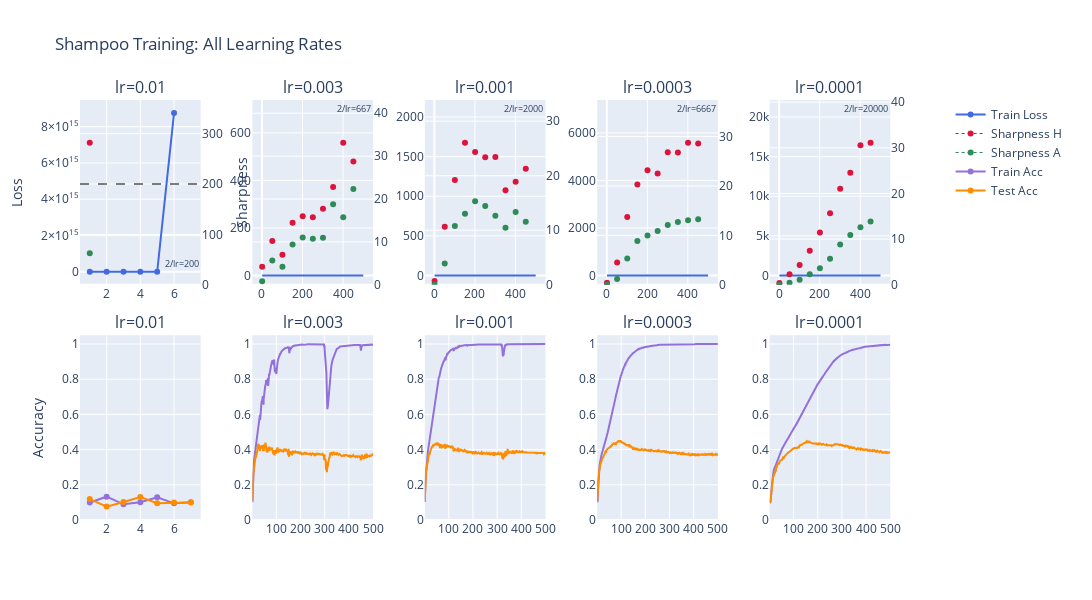

Source (notebook cell):
### Code cell
plot_all_training(md, out)

### Figure 1 — Plotly figure (JSON) as saved in the notebook; plotly's stock layout.template omitted (floating-point values rounded to 4 significant figures; data arrays with more than 128 entries replaced by an {"elided": "..."} marker saying what was removed)
{"data": [{"line": {"color": "royalblue", "width": 2}, "name": "Train Loss", "showlegend": true, "type": "scatter", "x": [1, 2, 3, 4, 5, 6, 7], "xaxis": "x", "y": [0.1033, 6.065, 1.618, 384.8, 390500.0, 8753000000000000.0, Infinity], "yaxis": "y"}, {"connectgaps": false, "line": {"color": "crimson", "dash": "dot", "width": 1}, "marker": {"color": "crimson", "size": 6}, "mode": "markers+lines", "name": "Sharpness H", "showlegend": true, "type": "scatter", "x": [1, 2, 3, 4, 5, 6, 7], "xaxis": "x", "y": [282.1, NaN, NaN, NaN, NaN, NaN, NaN], "yaxis": "y2"}, {"connectgaps": false, "line": {"color": "seagreen", "dash": "dot", "width": 1}, "marker": {"color": "seagreen", "size": 6}, "mode": "markers+lines", "name": "Sharpness A", "showlegend": true, "type": "scatter", "x": [1, 2, 3, 4, 5, 6, 7], "xaxis": "x", "y": [62.5, NaN, NaN, NaN, NaN, NaN, NaN], "yaxis": "y2"}, {"line": {"color": "mediumpurple", "width": 2}, "name": "Train Acc", "showlegend": true, "type": "scatter", "x": [1, 2, 3, 4, 5, 6, 7], "xaxis": "x6", "y": [0.0992, 0.1324, 0.089, 0.1008, 0.1296, 0.0948, 0.1006], "yaxis": "y11"}, {"line": {"color": "darkorange", "width": 2}, "name": "Test Acc", "showlegend": true, "type": "scatter", "x": [1, 2, 3, 4, 5, 6, 7], "xaxis": "x6", "y": [0.119, 0.076, 0.102, 0.131, 0.095, 0.099, 0.1], "yaxis": "y11"}, {"line": {"color": "royalblue", "width": 2}, "name": "Train Loss", "showlegend": false, "type": "scatter", "x": {"elided": "500 int values"}, "xaxis": "x2", "y": {"elided": "500 float values"}, "yaxis": "y3"}, {"connectgaps": false, "line": {"color": "crimson", "dash": "dot", "width": 1}, "marker": {"color": "crimson", "size": 6}, "mode": "markers+lines", "name": "Sharpness H", "showlegend": false, "type": "scatter", "x": {"elided": "500 int values"}, "xaxis": "x2", "y": {"elided": "500 float values"}, "yaxis": "y4"}, {"connectgaps": false, "line": {"color": "seagreen", "dash": "dot", "width": 1}, "marker": {"color": "seagreen", "size": 6}, "mode": "markers+lines", "name": "Sharpness A", "showlegend": false, "type": "scatter", "x": {"elided": "500 int values"}, "xaxis": "x2", "y": {"elided": "500 float values"}, "yaxis": "y4"}, {"line": {"color": "mediumpurple", "width": 2}, "name": "Train Acc", "showlegend": false, "type": "scatter", "x": {"elided": "500 int values"}, "xaxis": "x7", "y": {"elided": "500 float values"}, "yaxis": "y12"}, {"line": {"color": "darkorange", "width": 2}, "name": "Test Acc", "showlegend": false, "type": "scatter", "x": {"elided": "500 int values"}, "xaxis": "x7", "y": {"elided": "500 float values"}, "yaxis": "y12"}, {"line": {"color": "royalblue", "width": 2}, "name": "Train Loss", "showlegend": false, "type": "scatter", "x": {"elided": "500 int values"}, "xaxis": "x3", "y": {"elided": "500 float values"}, "yaxis": "y5"}, {"connectgaps": false, "line": {"color": "crimson", "dash": "dot", "width": 1}, "marker": {"color": "crimson", "size": 6}, "mode": "markers+lines", "name": "Sharpness H", "showlegend": false, "type": "scatter", "x": {"elided": "500 int values"}, "xaxis": "x3", "y": {"elided": "500 float values"}, "yaxis": "y6"}, {"connectgaps": false, "line": {"color": "seagreen", "dash": "dot", "width": 1}, "marker": {"color": "seagreen", "size": 6}, "mode": "markers+lines", "name": "Sharpness A", "showlegend": false, "type": "scatter", "x": {"elided": "500 int values"}, "xaxis": "x3", "y": {"elided": "500 float values"}, "yaxis": "y6"}, {"line": {"color": "mediumpurple", "width": 2}, "name": "Train Acc", "showlegend": false, "type": "scatter", "x": {"elided": "500 int values"}, "xaxis": "x8", "y": {"elided": "500 float values"}, "yaxis": "y13"}, {"line": {"color": "darkorange", "width": 2}, "name": "Test Acc", "showlegend": false, "type": "scatter", "x": {"elided": "500 int values"}, "xaxis": "x8", "y": {"elided": "500 float values"}, "yaxis": "y13"}, {"line": {"color": "royalblue", "width": 2}, "name": "Train Loss", "showlegend": false, "type": "scatter", "x": {"elided": "500 int values"}, "xaxis": "x4", "y": {"elided": "500 float values"}, "yaxis": "y7"}, {"connectgaps": false, "line": {"color": "crimson", "dash": "dot", "width": 1}, "marker": {"color": "crimson", "size": 6}, "mode": "markers+lines", "name": "Sharpness H", "showlegend": false, "type": "scatter", "x": {"elided": "500 int values"}, "xaxis": "x4", "y": {"elided": "500 float values"}, "yaxis": "y8"}, {"connectgaps": false, "line": {"color": "seagreen", "dash": "dot", "width": 1}, "marker": {"color": "seagreen", "size": 6}, "mode": "markers+lines", "name": "Sharpness A", "showlegend": false, "type": "scatter", "x": {"elided": "500 int values"}, "xaxis": "x4", "y": {"elided": "500 float values"}, "yaxis": "y8"}, {"line": {"color": "mediumpurple", "width": 2}, "name": "Train Acc", "showlegend": false, "type": "scatter", "x": {"elided": "500 int values"}, "xaxis": "x9", "y": {"elided": "500 float values"}, "yaxis": "y14"}, {"line": {"color": "darkorange", "width": 2}, "name": "Test Acc", "showlegend": false, "type": "scatter", "x": {"elided": "500 int values"}, "xaxis": "x9", "y": {"elided": "500 float values"}, "yaxis": "y14"}, {"line": {"color": "royalblue", "width": 2}, "name": "Train Loss", "showlegend": false, "type": "scatter", "x": {"elided": "500 int values"}, "xaxis": "x5", "y": {"elided": "500 float values"}, "yaxis": "y9"}, {"connectgaps": false, "line": {"color": "crimson", "dash": "dot", "width": 1}, "marker": {"color": "crimson", "size": 6}, "mode": "markers+lines", "name": "Sharpness H", "showlegend": false, "type": "scatter", "x": {"elided": "500 int values"}, "xaxis": "x5", "y": {"elided": "500 float values"}, "yaxis": "y10"}, {"connectgaps": false, "line": {"color": "seagreen", "dash": "dot", "width": 1}, "marker": {"color": "seagreen", "size": 6}, "mode": "markers+lines", "name": "Sharpness A", "showlegend": false, "type": "scatter", "x": {"elided": "500 int values"}, "xaxis": "x5", "y": {"elided": "500 float values"}, "yaxis": "y10"}, {"line": {"color": "mediumpurple", "width": 2}, "name": "Train Acc", "showlegend": false, "type": "scatter", "x": {"elided": "500 int values"}, "xaxis": "x10", "y": {"elided": "500 float values"}, "yaxis": "y15"}, {"line": {"color": "darkorange", "width": 2}, "name": "Test Acc", "showlegend": false, "type": "scatter", "x": {"elided": "500 int values"}, "xaxis": "x10", "y": {"elided": "500 float values"}, "yaxis": "y15"}], "layout": {"annotations": [{"font": {"size": 16}, "showarrow": false, "text": "lr=0.01", "x": 0.07, "xanchor": "center", "xref": "paper", "y": 1, "yanchor": "bottom", "yref": "paper"}, {"font": {"size": 16}, "showarrow": false, "text": "lr=0.003", "x": 0.27, "xanchor": "center", "xref": "paper", "y": 1, "yanchor": "bottom", "yref": "paper"}, {"font": {"size": 16}, "showarrow": false, "text": "lr=0.001", "x": 0.47, "xanchor": "center", "xref": "paper", "y": 1, "yanchor": "bottom", "yref": "paper"}, {"font": {"size": 16}, "showarrow": false, "text": "lr=0.0003", "x": 0.67, "xanchor": "center", "xref": "paper", "y": 1, "yanchor": "bottom", "yref": "paper"}, {"font": {"size": 16}, "showarrow": false, "text": "lr=0.0001", "x": 0.87, "xanchor": "center", "xref": "paper", "y": 1, "yanchor": "bottom", "yref": "paper"}, {"font": {"size": 16}, "showarrow": false, "text": "lr=0.01", "x": 0.07, "xanchor": "center", "xref": "paper", "y": 0.44, "yanchor": "bottom", "yref": "paper"}, {"font": {"size": 16}, "showarrow": false, "text": "lr=0.003", "x": 0.27, "xanchor": "center", "xref": "paper", "y": 0.44, "yanchor": "bottom", "yref": "paper"}, {"font": {"size": 16}, "showarrow": false, "text": "lr=0.001", "x": 0.47, "xanchor": "center", "xref": "paper", "y": 0.44, "yanchor": "bottom", "yref": "paper"}, {"font": {"size": 16}, "showarrow": false, "text": "lr=0.0003", "x": 0.67, "xanchor": "center", "xref": "paper", "y": 0.44, "yanchor": "bottom", "yref": "paper"}, {"font": {"size": 16}, "showarrow": false, "text": "lr=0.0001", "x": 0.87, "xanchor": "center", "xref": "paper", "y": 0.44, "yanchor": "bottom", "yref": "paper"}, {"font": {"size": 9}, "showarrow": false, "text": "2/lr=200", "x": 1, "xanchor": "right", "xref": "x domain", "y": 200, "yanchor": "bottom", "yref": "y"}, {"font": {"size": 9}, "showarrow": false, "text": "2/lr=667", "x": 1, "xanchor": "right", "xref": "x2 domain", "y": 666.7, "yanchor": "bottom", "yref": "y3"}, {"font": {"size": 9}, "showarrow": false, "text": "2/lr=2000", "x": 1, "xanchor": "right", "xref": "x3 domain", "y": 2000, "yanchor": "bottom", "yref": "y5"}, {"font": {"size": 9}, "showarrow": false, "text": "2/lr=6667", "x": 1, "xanchor": "right", "xref": "x4 domain", "y": 6667.0, "yanchor": "bottom", "yref": "y7"}, {"font": {"size": 9}, "showarrow": false, "text": "2/lr=20000", "x": 1, "xanchor": "right", "xref": "x5 domain", "y": 20000, "yanchor": "bottom", "yref": "y9"}], "height": 600, "legend": {"x": 1.01, "y": 1}, "margin": {"r": 150}, "shapes": [{"line": {"color": "black", "dash": "dash", "width": 1}, "type": "line", "x0": 0, "x1": 1, "xref": "x domain", "y0": 200, "y1": 200, "yref": "y2"}, {"line": {"color": "black", "dash": "dash", "width": 1}, "type": "line", "x0": 0, "x1": 1, "xref": "x2 domain", "y0": 666.7, "y1": 666.7, "yref": "y4"}, {"line": {"color": "black", "dash": "dash", "width": 1}, "type": "line", "x0": 0, "x1": 1, "xref": "x3 domain", "y0": 2000, "y1": 2000, "yref": "y6"}, {"line": {"color": "black", "dash": "dash", "width": 1}, "type": "line", "x0": 0, "x1": 1, "xref": "x4 domain", "y0": 6667.0, "y1": 6667.0, "yref": "y8"}, {"line": {"color": "black", "dash": "dash", "width": 1}, "type": "line", "x0": 0, "x1": 1, "xref": "x5 domain", "y0": 20000, "y1": 20000, "yref": "y10"}], "title": {"text": "Shampoo Training: All Learning Rates"}, "width": 1500, "xaxis": {"anchor": "y", "autorange": true, "domain": [0, 0.14], "range": [0.5026, 7.497], "type": "linear"}, "xaxis10": {"anchor": "y15", "autorange": true, "domain": [0.8, 0.94], "range": [1, 500], "type": "linear"}, "xaxis2": {"anchor": "y3", "autorange": true, "domain": [0.2, 0.34], "range": [-40.37, 541.4], "type": "linear"}, "xaxis3": {"anchor": "y5", "autorange": true, "domain": [0.4, 0.54], "range": [-40.37, 541.4], "type": "linear"}, "xaxis4": {"anchor": "y7", "autorange": true, "domain": [0.6, 0.74], "range": [-40.37, 541.4], "type": "linear"}, "xaxis5": {"anchor": "y9", "autorange": true, "domain": [0.8, 0.94], "range": [-40.37, 541.4], "type": "linear"}, "xaxis6": {"anchor": "y11", "autorange": true, "domain": [0, 0.14], "range": [0.5026, 7.497], "type": "linear"}, "xaxis7": {"anchor": "y12", "autorange": true, "domain": [0.2, 0.34], "range": [1, 500], "type": "linear"}, "xaxis8": {"anchor": "y13", "autorange": true, "domain": [0.4, 0.54], "range": [1, 500], "type": "linear"}, "xaxis9": {"anchor": "y14", "autorange": true, "domain": [0.6, 0.74], "range": [1, 500], "type": "linear"}, "yaxis": {"anchor": "x", "autorange": true, "domain": [0.56, 1], "range": [-715900000000000.0, 9468806033300584], "title": {"text": "Loss"}, "type": "linear"}, "yaxis10": {"anchor": "x5", "overlaying": "y9", "range": [0, 40.48], "side": "right", "type": "linear"}, "yaxis11": {"anchor": "x6", "domain": [0, 0.44], "range": [0, 1.05], "title": {"text": "Accuracy"}, "type": "linear"}, "yaxis12": {"anchor": "x7", "domain": [0, 0.44], "range": [0, 1.05], "type": "linear"}, "yaxis13": {"anchor": "x8", "domain": [0, 0.44], "range": [0, 1.05], "type": "linear"}, "yaxis14": {"anchor": "x9", "domain": [0, 0.44], "range": [0, 1.05], "type": "linear"}, "yaxis15": {"anchor": "x10", "domain": [0, 0.44], "range": [0, 1.05], "type": "linear"}, "yaxis2": {"anchor": "x", "overlaying": "y", "range": [0, 366.7], "side": "right", "title": {"text": "Sharpness"}, "type": "linear"}, "yaxis3": {"anchor": "x2", "autorange": true, "domain": [0.56, 1], "range": [-38.36, 728.9], "type": "linear"}, "yaxis4": {"anchor": "x2", "overlaying": "y3", "range": [0, 43.08], "side": "right", "type": "linear"}, "yaxis5": {"anchor": "x3", "autorange": true, "domain": [0.56, 1], "range": [-115.1, 2187.0], "type": "linear"}, "yaxis6": {"anchor": "x3", "overlaying": "y5", "range": [0, 33.88], "side": "right", "type": "linear"}, "yaxis7": {"anchor": "x4", "autorange": true, "domain": [0.56, 1], "range": [-383.7, 7289.0], "type": "linear"}, "yaxis8": {"anchor": "x4", "overlaying": "y7", "range": [0, 37.4], "side": "right", "type": "linear"}, "yaxis9": {"anchor": "x5", "autorange": true, "domain": [0.56, 1], "range": [-1151.0, 21870.0], "type": "linear"}}}
